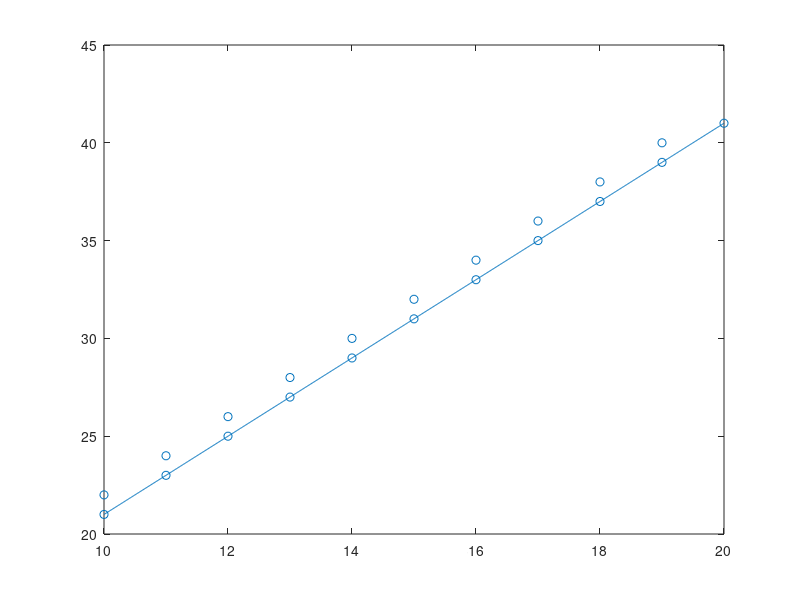

This figure's MATLAB source:
clc;clear;
a = 2;
b = 1;
xmin = 10;
xmax = 20;
y1 = xmin*a+b;
y2 = xmax*a+b;

k = 3;
tick = 1;
result = zeros(2,4);
for i = xmin:xmax
    for j = min([y1,y2]):max(y1,y2)
        if abs(j-i*a-b)<=1 && abs(i-(j-b)/a)<=1
            result(tick,1:2) = [i,j];
            result(tick,3:4) = [i-(j-b)/a,j-i*a-b];
            tick = tick+1;
        end 
    end 
end 

if k==1
    result = result(result(:,3)>=0,:);
elseif k==2
    result = result(result(:,3)<=0,:);
elseif k==3
    result = result(result(:,4)>=0,:);
elseif k==4
    result = result(result(:,4)<=0,:);
end 

x = xmin:0.01:xmax;
y = a*x+b;
plot(x,y);hold on;
scatter(result(:,1),result(:,2));
